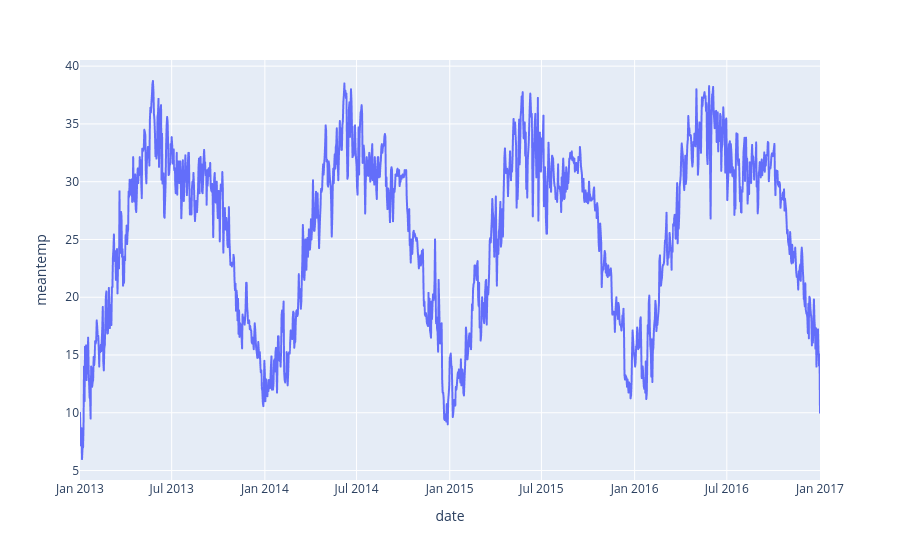

The notebook cell this image was saved under:
### Markdown cell above
## Plotly:

### Code cell
px.line(x=df.index, y="meantemp", data_frame=df)

### Figure 1 — Plotly figure (JSON) as saved in the notebook; plotly's stock layout.template omitted (floating-point values rounded to 4 significant figures; data arrays with more than 128 entries replaced by an {"elided": "..."} marker saying what was removed)
{"data": [{"hovertemplate": "date=%{x}<br>meantemp=%{y}<extra></extra>", "legendgroup": "", "line": {"color": "#636efa", "dash": "solid"}, "marker": {"symbol": "circle"}, "mode": "lines", "name": "", "showlegend": false, "type": "scattergl", "x": {"elided": "1462 str values"}, "xaxis": "x", "y": {"elided": "1462 float values"}, "yaxis": "y"}], "layout": {"legend": {"tracegroupgap": 0}, "margin": {"t": 60}, "xaxis": {"anchor": "y", "domain": [0, 1], "title": {"text": "date"}}, "yaxis": {"anchor": "x", "domain": [0, 1], "title": {"text": "meantemp"}}}}
